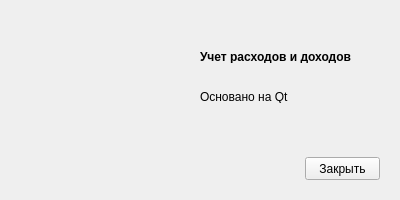
<?xml version="1.0" encoding="UTF-8"?>
<ui version="4.0">
 <class>FormAbout</class>
 <widget class="QWidget" name="FormAbout">
  <property name="geometry">
   <rect>
    <x>0</x>
    <y>0</y>
    <width>400</width>
    <height>200</height>
   </rect>
  </property>
  <property name="windowTitle">
   <string>О программе Учет расходов и доходов</string>
  </property>
  <widget class="QLabel" name="labelImage">
   <property name="geometry">
    <rect>
     <x>50</x>
     <y>50</y>
     <width>100</width>
     <height>100</height>
    </rect>
   </property>
   <property name="text">
    <string/>
   </property>
   <property name="pixmap">
    <pixmap resource="appres.qrc">:/app/icon/Ruble-RUB-icon.png</pixmap>
   </property>
   <property name="scaledContents">
    <bool>true</bool>
   </property>
  </widget>
  <widget class="QLabel" name="labelProgramTitle">
   <property name="geometry">
    <rect>
     <x>200</x>
     <y>50</y>
     <width>160</width>
     <height>13</height>
    </rect>
   </property>
   <property name="font">
    <font>
     <weight>75</weight>
     <bold>true</bold>
    </font>
   </property>
   <property name="text">
    <string>Учет расходов и доходов</string>
   </property>
  </widget>
  <widget class="QLabel" name="labelDescription">
   <property name="geometry">
    <rect>
     <x>200</x>
     <y>90</y>
     <width>160</width>
     <height>13</height>
    </rect>
   </property>
   <property name="text">
    <string>Основано на Qt</string>
   </property>
  </widget>
  <widget class="QPushButton" name="pushButtonClose">
   <property name="geometry">
    <rect>
     <x>305</x>
     <y>157</y>
     <width>75</width>
     <height>23</height>
    </rect>
   </property>
   <property name="text">
    <string>Закрыть</string>
   </property>
  </widget>
 </widget>
 <resources>
  <include location="appres.qrc"/>
 </resources>
 <connections/>
</ui>
